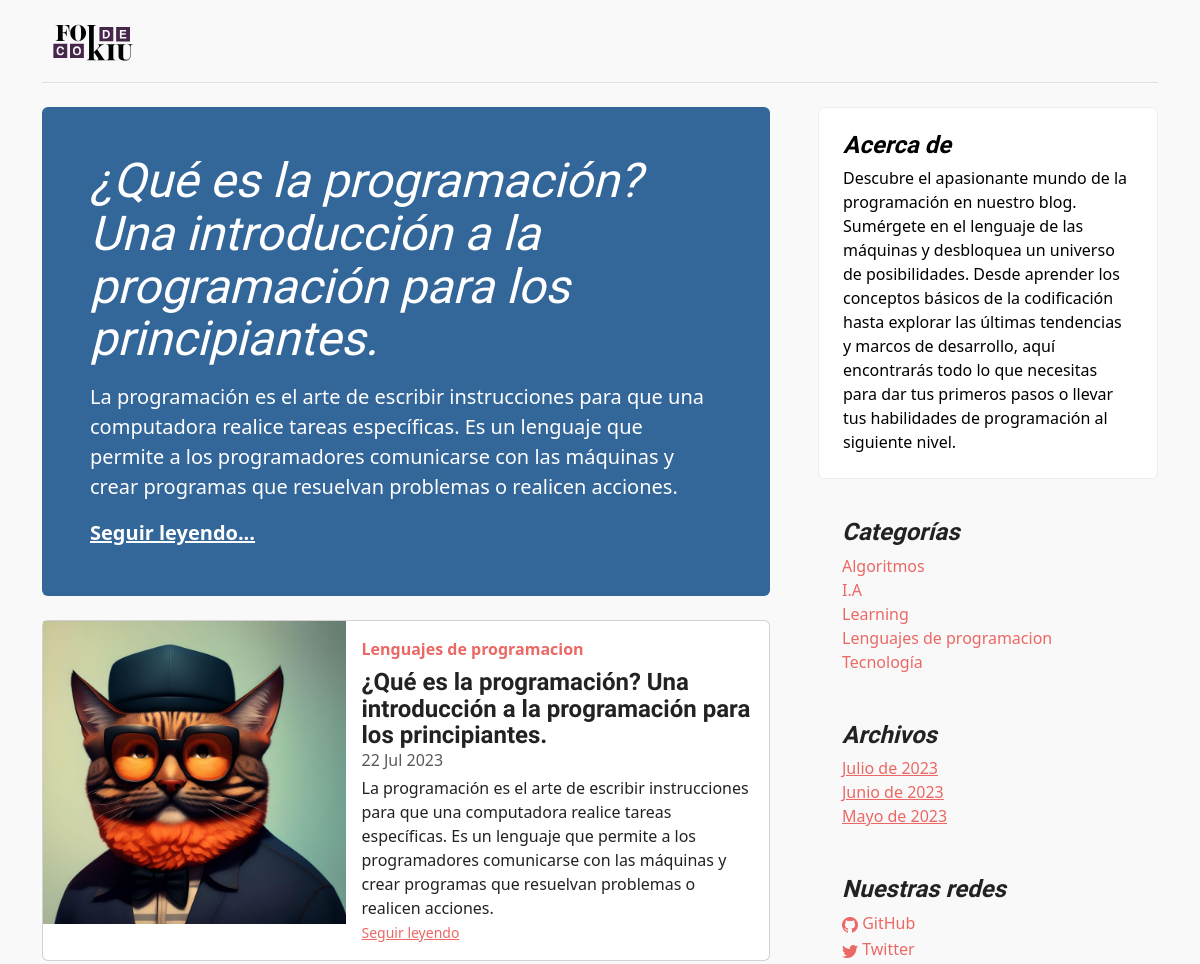
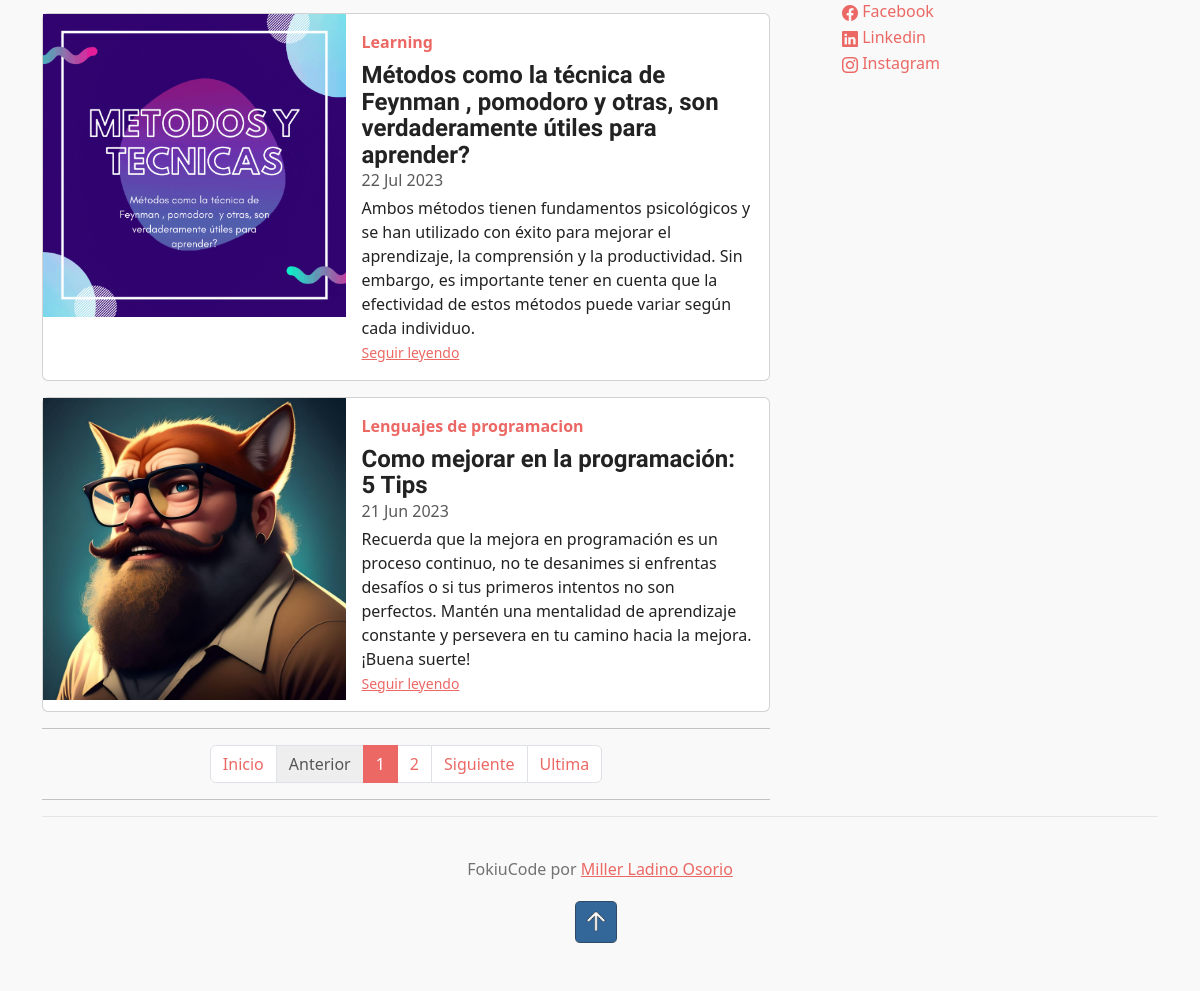
The page / on the database its author committed (2 pictures, top to bottom).
### core/models.py (models this page shows, shortened)
class Post(models.Model):
    title = models.CharField(max_length=200, verbose_name='Titulo')
    excerpt = models.TextField(verbose_name='extracto')
    content = RichTextField(verbose_name='Contenido')
    image = models.ImageField(upload_to='post', verbose_name='Imagen', null=True, blank=True)
    published = models.BooleanField(default=False, verbose_name='Publicado')
    category = models.ForeignKey(Category, on_delete=models.CASCADE, related_name='get_posts',verbose_name='Categoria')
    author = models.ForeignKey(User, on_delete=models.CASCADE, related_name='get_posts', verbose_name='Autor')
    tags = models.ManyToManyField(Tag, verbose_name='Etiquetas')
    created = models.DateTimeField(auto_now_add=True, verbose_name='Fecha de creacion')
    updated = models.DateTimeField(auto_now=True, verbose_name='Fecha de modificacion')
    class Meta:
        verbose_name='Publicacion'
        verbose_name_plural = 'Publicaciones'
        ordering =['-created']

class Category(models.Model):
    name = models.CharField(max_length=200, unique=True, verbose_name='Nombre')
    active = models.BooleanField(default=True, verbose_name='Activo')
    created = models.DateTimeField(auto_now_add=True, verbose_name='Fecha de creacion')
    updated = models.DateTimeField(auto_now=True, verbose_name='Fecha de modificacion')
    class Meta:
        verbose_name='Categoria'
        verbose_name_plural = 'Categorias'
        ordering =['name']
    def __str__(self):
        return self.name

class About(models.Model):
    description = models.CharField(max_length=400, verbose_name='Descripcion')
    created = models.DateTimeField(auto_now_add=True, verbose_name='Fecha de creacion')
    updated = models.DateTimeField(auto_now=True, verbose_name='Fecha de modificacion')
    class Meta:
        verbose_name = 'Acerca de'
        verbose_name_plural = 'Acerca de Nosotros'
        ordering = ['-created']
    def __str__(self):
        return self.description

class Link(models.Model):
    key = models.CharField(max_length=100, verbose_name='Key Link')
    name = models.CharField(max_length=150, verbose_name="Red Social")
    url = models.URLField(max_length=350, blank=True, null=True, verbose_name='Enlace')
    icon = models.CharField(max_length=100, verbose_name='Icono', blank=True, null=True)
    created = models.DateTimeField(auto_now_add=True, verbose_name='Fecha de creacion')
    updated = models.DateTimeField(auto_now=True, verbose_name='Fecha de modificacion')
    class Meta:
        verbose_name = 'Red Social'
        verbose_name_plural = 'Redes Sociales'
        ordering = ['name']

### core/views.py (the view)
# urls.py: 2. Add a URL to urlpatterns:  path('', views.home, name='home')
def home(request):
    posts_page = Paginator(Post.objects.filter(published=True), 3)
    page = request.GET.get('page')
    posts = posts_page.get_page(page)
    aux = 'x' * posts.paginator.num_pages
    return render(request, 'core/home.html', {'posts': posts, 'aux': aux})

### core/processors.py (called while the page is built)
def ctx_dic_about(request):
    ctx_about ={}
    ctx_about['ABOUT'] = About.objects.latest('created')
    return ctx_about

def ctx_dic_category(request):
    ctx_category = {}
    ctx_category['categories'] = Category.objects.filter(active=True)
    return ctx_category

def ctx_dic_history(request):
    ctx_history = {}
    ctx_history['dates'] = Post.objects.dates('created','month', order='DESC').distinct()
    return ctx_history

def ctx_dic_link(request):
    ctx_link ={}
    links = Link.objects.all()
    for link in links:
        ctx_link[link.key] = {'url': link.url, 'icon': link.icon}
    return ctx_link

### core/templates/core/home.html (shortened to what this page needs)
{% extends 'core/base.html' %}
{% load static %}
{% block content %}
{% for post in posts %}
  {% if forloop.first and posts.number == 1 %}
    {% if request.path == '/' %}
      <div class="p-4 p-md-5 mb-4 rounded text-bg-info">
        <div class="col-md-12 px-0">
          <h1 class="display-4 fst-italic text-white">{{ post.title }}</h1>
          <p class="lead my-3">{{ post.excerpt }}</p>
          <p class="lead mb-0"><a href={% url 'post' post.id %} class="text-white fw-bold">Seguir leyendo...</a></p>
        </div>
      </div>
    {% endif %}
  {% endif %}
    <div class="card mb-3">
      <div class="row g-0">
        <div class="col-md-5">
          <img style="width: 300; height: 200;" src="{{ post.image.url }}" class="img-fluid" alt={{ post.title }}>
        </div>
        <div class="col-md-7">
          <div class="card-body">
            <strong class="d-inline-block mb-2 text-primary">{{ post.category }}</strong>
            <h4 class="mb-0">{{ post.title }}</h4>
            <div class="mb-1 text-muted">{{ post.created|date:'d M Y'}}</div>
            <p class="card-text mb-auto">{{ post.excerpt }}</p>
            <p class="card-text"><small class="text-muted"><a href={% url 'post' post.id %} class="stretched-link">Seguir
                  leyendo</a></small></p>
          </div>
        </div>
      </div>
    </div>
{% endfor %}
<hr>
<nav aria-label="Page navigation example">
  <ul class="pagination justify-content-center">
    <li class="page-item">
      <a class="page-link" href="?page=1">Inicio</a>
    </li>
    <li class="page-item {% if posts.number == 1 %}disabled{% endif %}">
      <a class="page-link" href="{% if not posts.number == 1 %}?page={{ posts.previous_page_number }}{% endif %}">Anterior</a>
    </li>
    {% for i in aux %}
    <li class="page-item {% if posts.number == forloop.counter %}active{% endif %}">
      <a class="page-link" href="?page={{ forloop.counter }}">{{ forloop.counter }}</a>
    </li>
    {% endfor %}
    <li class="page-item {% if posts.number == posts.paginator.num_pages %}disabled{% endif %}">
      <a class="page-link" href="{% if not posts.number == posts.paginator.num_pages %}?page={{ posts.next_page_number }}{% endif %}">Siguiente</a>
    </li>
    <li class="page-item">
      <a class="page-link" href="?page={{ posts.paginator.num_pages }}">Ultima</a>
    </li>
  </ul>
</nav>
<hr>
</div>
{% endblock %}

### core/templates/core/base.html (shortened to what this page needs)
<!doctype html>
<html lang="en">
<head>
    {% load static %}
    <link href={% static 'core/css/bootstrap.min.css' %} rel="stylesheet">
    <link rel="stylesheet" href="https://cdn.jsdelivr.net/npm/bootstrap-icons@1.10.5/font/bootstrap-icons.css">
    <link href={% static 'core/css/blog.css' %} rel="stylesheet">
</head>
<body style="background-color: #F9F9F9;">
  <div class="container">
    <header class="d-flex flex-wrap justify-content-center py-3 mb-4 border-bottom">
      <a href={% url 'home' %} class="d-flex align-items-center mb-3 mb-md-0 me-md-auto text-dark text-decoration-none">
        <img id="top" class="bi me-2" width="100" height="50" src={% static 'core/img/FOKIUcode-Morado.svg' %}>
      </a>
    </header>
    <main class="mt-2">
      <section class="row g-5">
        <div class="col-md-8">
          {% block content %}{% endblock %}
        <aside class="col-md-4">
          <div class="position-sticky" style="top: 2rem;">
            <div class="p-4 mb-3 bg-light rounded">
              <h4 class="fst-italic">Acerca de</h4>
              <p class="mb-0">{{ ABOUT }}</p>
            </div>
            <div class="p-4">
              <h4 class="fst-italic">Categorías</h4>
              <ol class="list-unstyled mb-0">
                {% for item in categories %}
                  <li><a style="text-decoration: none;" href={% url 'category' item.id %}>{{item.name}}</a></li>
                {% endfor %}
              </ol>
            </div>
            <div class="p-4">
              <h4 class="fst-italic">Archivos</h4>
              <ol class="list-unstyled mb-0">
                {% for item in dates %}
                <li>
                  {% if item.month == 5 %}<a href={% url 'dates' item.month item.year %}>Mayo de  {{ item.year }}</a>{% endif %}
                  {% if item.month == 6 %}<a href={% url 'dates' item.month item.year %}>Junio de  {{ item.year }}</a>{% endif %}
                  {% if item.month == 7 %}<a href={% url 'dates' item.month item.year %}>Julio de  {{ item.year }}</a>{% endif %}
                </li>
                {% endfor %}
              </ol>
            </div>
            <div class="p-4">
              <h4 class="fst-italic">Nuestras redes</h4>
              <ol class="list-unstyled">
                {% if KEY_GITHUB.url %}
                  <li><a style="text-decoration: none;" href={{ KEY_GITHUB.url }} target="_blank"><i class="{{ KEY_GITHUB.icon }}"></i> GitHub</a></li>
                {% endif %}
                {% if KEY_TWITTER.url %}
                  <li><a style="text-decoration: none;" href={{ KEY_TWITTER.url }} target="_blank"><i class="{{ KEY_TWITTER.icon }}"></i> Twitter</a></li>
                {% endif %}
                {% if KEY_FACEBOOK.url %}
                  <li><a style="text-decoration: none;" href={{ KEY_FACEBOOK.url }} target="_blank"><i class="{{ KEY_FACEBOOK.icon }}"></i> Facebook</a></li>
                {% endif %}
                {% if KEY_LINKEDIN.url %}
                <li><a style="text-decoration: none;" href={{ KEY_LINKEDIN.url }} target="_blank"><i class="{{ KEY_LINKEDIN.icon }}"></i> Linkedin</a></li>
                {% endif %}
              {% if KEY_INSTAGRAM.url %}
              <li><a style="text-decoration: none;" href={{ KEY_INSTAGRAM.url }} target="_blank"><i class="{{ KEY_INSTAGRAM.icon }}"></i> Instagram</a></li>
              {% endif %}
              </ol>
            </div>
          </div>
        </aside>
      </section>
    </main>
    <footer class="blog-footer">
      <p>
        FokiuCode por <a href="https://github.com/millertsu1" target="_blank">Miller Ladino Osorio</a></p>
      <p>
        <a href="#top"><img id="top" class="bi me-2" width="50" height="50" src={% static 'core/img/arrow-up.png' %}/></a>
      </p>
    </footer>
  </div>
</body>
</html>

### core/static/core/css/blog.css (style rules this page uses)
.display-4 { font-size: 2.5rem; }
@media (min-width: 768px) { .display-4 { font-size: 3rem; } }
.blog-footer { padding: 2.5rem 0; color: #727272; text-align: center; background-color: #f9f9f9; border-top: 0.05rem solid #e5e5e5; }
.blog-footer p:last-child { margin-bottom: 0; }
.bi { vertical-align: -0.125em; fill: currentColor; }

### rows shown on the page
Post: title "¿Qué es la programación? Una introducción a la programación para los principiantes.", excerpt "La programación es el arte de escribir instrucciones para que una computadora realice tareas específicas. Es un lenguaje que permite a los programadores comunicarse con las máquinas y crear programas que resuelvan problemas o realicen acciones.", image (picture), category "Lenguajes de programacion", created "22 Jul 2023"
Post: image (picture), category "Learning", title "Métodos como la técnica de Feynman , pomodoro y otras, son verdaderamente útiles para aprender?", created "22 Jul 2023", excerpt "Ambos métodos tienen fundamentos psicológicos y se han utilizado con éxito para mejorar el aprendizaje, la comprensión y la productividad. Sin embargo, es importante tener en cuenta que la efectividad de estos métodos puede variar según cada individuo."
Post: image (picture), category "Lenguajes de programacion", title "Como mejorar en la programación: 5 Tips", created "21 Jun 2023", excerpt "Recuerda que la mejora en programación es un proceso continuo, no te desanimes si enfrentas desafíos o si tus primeros intentos no son perfectos. Mantén una mentalidad de aprendizaje constante y persevera en tu camino hacia la mejora. ¡Buena suerte!"
About: description "Descubre el apasionante mundo de la programación en nuestro blog. Sumérgete en el lenguaje de las máquinas y desbloquea un universo de posibilidades. Desde aprender los conceptos básicos de la codificación hasta explorar las últimas tendencias y marcos de desarrollo, aquí encontrarás todo lo que necesitas para dar tus primeros pasos o llevar tus habilidades de programación al siguiente nivel."
Category: name "Algoritmos"
Category: name "I.A"
Category: name "Learning"
Category: name "Lenguajes de programacion"
Category: name "Tecnología"

### other values the page prints
{{ item.year }} "2023"
